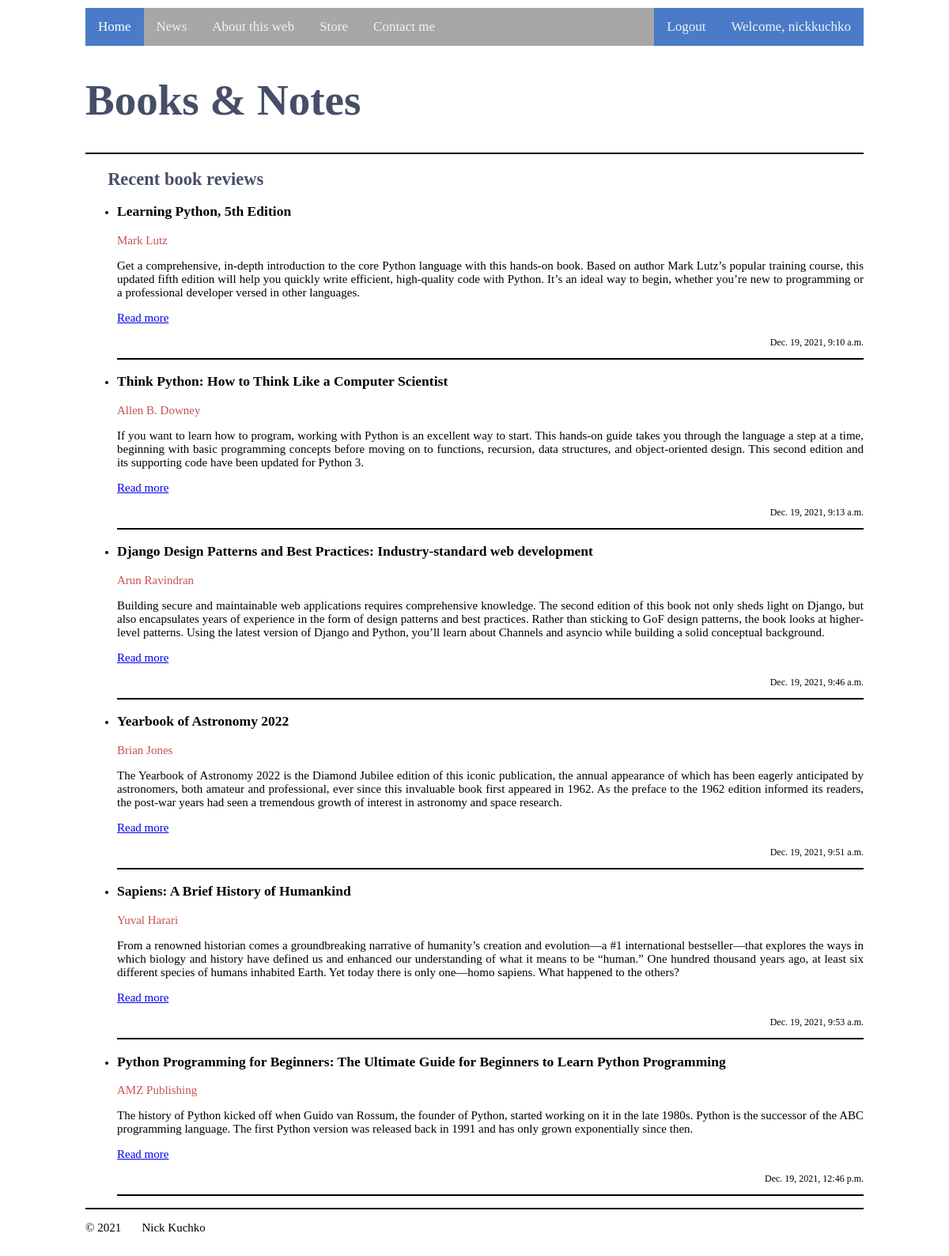
The app's page / (signed in) with its own data.
### app1/models.py (models this page shows, shortened)
class Book(models.Model):
    title = models.CharField(max_length=100)
    author = models.CharField(max_length=25, null=True)
    content = models.TextField(max_length=500, null=True)
    review = models.TextField(max_length=2500, null=True)
    photo = models.ImageField(upload_to="photos/%Y/%m/%d/")
    price = models.DecimalField(max_digits=6, decimal_places=2, null=True)
    time_create = models.DateTimeField(auto_now_add=True)
    time_update = models.DateTimeField(auto_now=True)
    is_published = models.BooleanField(default=True)
    slug = models.SlugField(max_length=255, unique=True, db_index=True, verbose_name="URL")
    def get_absolute_url(self):      # this function returns url according to path in urls.py
        return reverse('post', kwargs={'post_slug': self.slug})

### app1/views.py (the view)
# urls.py: path('', index, name='home'),
def index(request):
    posts = Book.objects.all()
    context = {
        'posts': posts,
        'menu': menu,
        'title': "Main"
    }
    return render(request, 'app1/index.html', context=context)

### app1/templates/app1/index.html (shortened to what this page needs)
{% load static %}
<!DOCTYPE html>
<html>
<head>
    <link type="text/css" href="{% static 'app1/css/styles.css' %}" rel="stylesheet" />
</head>
<body>
<header>
    <div class="topnav">
        <a class="active" href="{% url 'home' %}">Home</a>
            {% for m in menu %}
            <a href="{% url m.url_name %}">{{ m.title }}</a>
            {% endfor %}
        {% if user.is_authenticated %}
            <div class="authorisation">
            <a href="{% url 'logout' %}">Logout</a> <a href="#">Welcome, {{user.username}}</a>
            </div>
        {% else %}
            <div class="authorisation">
                <a href="{% url 'register' %}">Sign up</a> <a href="{% url 'login' %}">Log in</a>
            </div>
        {% endif %}
    </div>
    <h1>Books & Notes</h1>
    <hr>
</header>
<h2 class="Reviews"> &nbsp&nbsp&nbsp&nbsp Recent book reviews</h2>
<div class="Main1">
    <ul>
    {% for p in posts %}
    <li>
        <h3>{{ p.title }}</h3>
            <div class="author">
                <p>{{ p.author }}</p>
            </div>
        <p>{{ p.content }}</p>
			<p class="link-read-post"><a href="{{ p.get_absolute_url }}">Read more</a></p>
        <div class="date">
            <p>{{ p.time_create }}</p>
        </div>
        <hr>
    </li>
    {% endfor %}
</ul>
</div>
    <footer>
        <hr>
        <p> &copy 2021 &nbsp&nbsp&nbsp&nbsp&nbsp Nick Kuchko</p>
    </footer>
</body>
</html>

### app1/static/app1/css/styles.css (style rules this page uses)
body { padding: 2px 100px; font-size: 15px; }
h1 { margin-bottom: 35px; font-size: 55px; color: #474E69; }
h2 { margin-bottom: 100px; color: #474E69; }
.topnav { background-color: #a8a7a7; overflow: hidden; }
.topnav a { float: left; color: #f2f2f2; text-align: center; padding: 14px 16px; text-decoration: none; font-size: 17px; }
.topnav a.active { background-color: #4b7bc8; color: white; }
.authorisation { float: right; background-color: #4b7bc8; }
.Reviews { margin-bottom: 10px; color: #474E69; }
.Main1 { text-align: justify; }
.author { color: #c85151; }
.link-read-post { color: #f2f2f2; text-decoration: none; font-size: 15px; }
.date { text-align: right; font-size: 12px; }
hr { display: block; margin-top: 0.5em; margin-bottom: 0.5em; margin-left: auto; margin-right: auto; border-style: double; border-width: 1px; }

### records on screen
Book: title "Learning Python, 5th Edition", author "Mark Lutz", content "Get a comprehensive, in-depth introduction to the core Python language with this hands-on book. Based on author Mark Lutz’s popular training course, this updated fifth edition will help you quickly write efficient, high-quality code with Python. It’s an ideal way to begin, whether you’re new to programming or a professional developer versed in other languages.", time_create "Dec. 19, 2021, 9:10 a.m."
Book: title "Think Python: How to Think Like a Computer Scientist", author "Allen B. Downey", content "If you want to learn how to program, working with Python is an excellent way to start. This hands-on guide takes you through the language a step at a time, beginning with basic programming concepts before moving on to functions, recursion, data structures, and object-oriented design. This second edition and its supporting code have been updated for Python 3.", time_create "Dec. 19, 2021, 9:13 a.m."
Book: title "Django Design Patterns and Best Practices: Industry-standard web development", author "Arun Ravindran", content "Building secure and maintainable web applications requires comprehensive knowledge. The second edition of this book not only sheds light on Django, but also encapsulates years of experience in the form of design patterns and best practices. Rather than sticking to GoF design patterns, the book looks at higher-level patterns. Using the latest version of Django and Python, you’ll learn about Channels and asyncio while building a solid conceptual background.", time_create "Dec. 19, 2021, 9:46 a.m."
Book: title "Yearbook of Astronomy 2022", author "Brian Jones", content "The Yearbook of Astronomy 2022 is the Diamond Jubilee edition of this iconic publication, the annual appearance of which has been eagerly anticipated by astronomers, both amateur and professional, ever since this invaluable book first appeared in 1962. As the preface to the 1962 edition informed its readers, the post-war years had seen a tremendous growth of interest in astronomy and space research.", time_create "Dec. 19, 2021, 9:51 a.m."
Book: title "Sapiens: A Brief History of Humankind", author "Yuval Harari", content "From a renowned historian comes a groundbreaking narrative of humanity’s creation and evolution—a #1 international bestseller—that explores the ways in which biology and history have defined us and enhanced our understanding of what it means to be “human.” One hundred thousand years ago, at least six different species of humans inhabited Earth. Yet today there is only one—homo sapiens. What happened to the others?", time_create "Dec. 19, 2021, 9:53 a.m."
Book: title "Python Programming for Beginners: The Ultimate Guide for Beginners to Learn Python Programming", author "AMZ Publishing", content "The history of Python kicked off when Guido van Rossum, the founder of Python, started working on it in the late 1980s. Python is the successor of the ABC programming language. The first Python version was released back in 1991 and has only grown exponentially since then.", time_create "Dec. 19, 2021, 12:46 p.m."

### other values on screen
{{ m.title }} "News" "About this web" "Store" "Contact me"
{{ user.username }} "nickkuchko"
